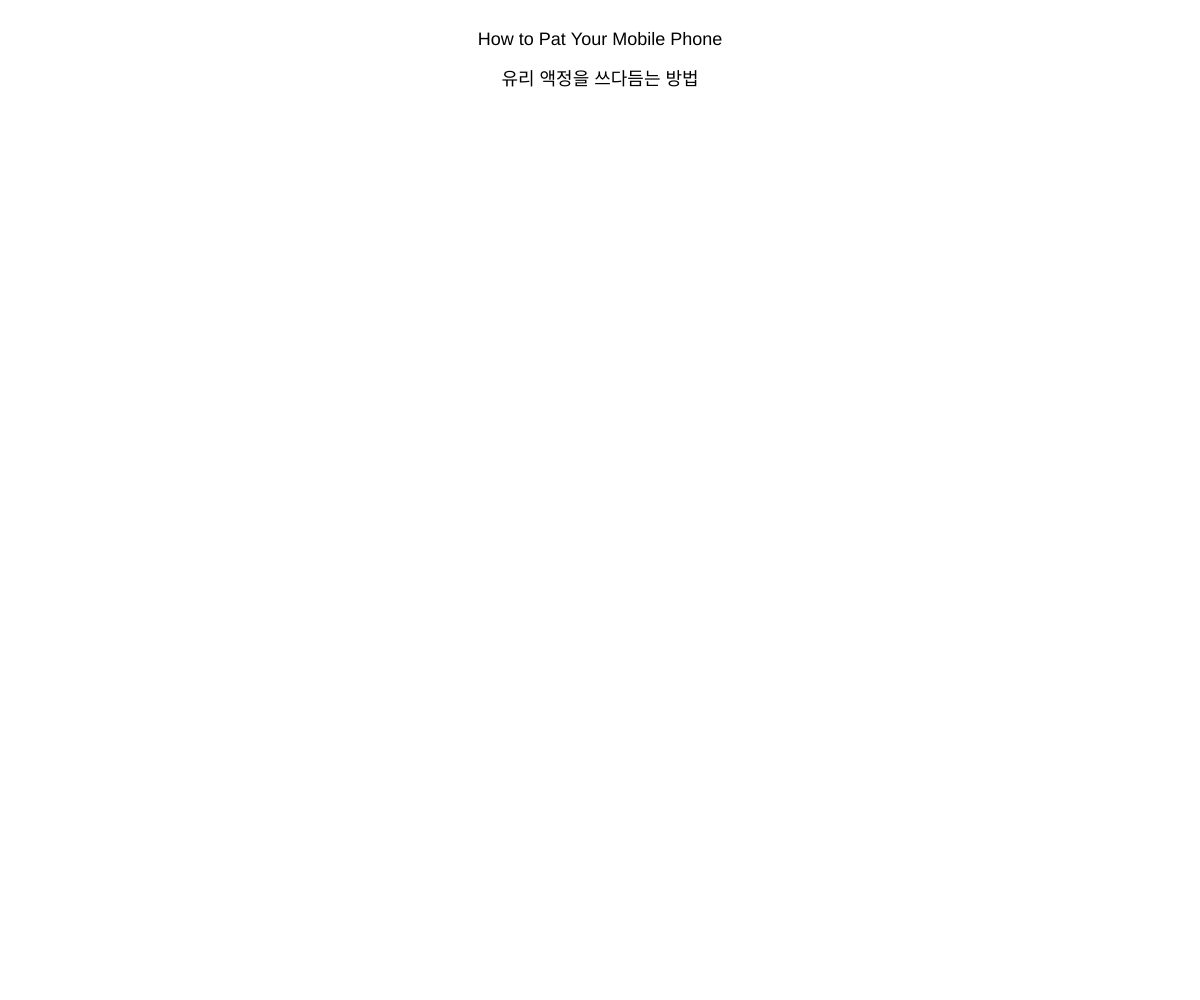
Frame 1 (no input)
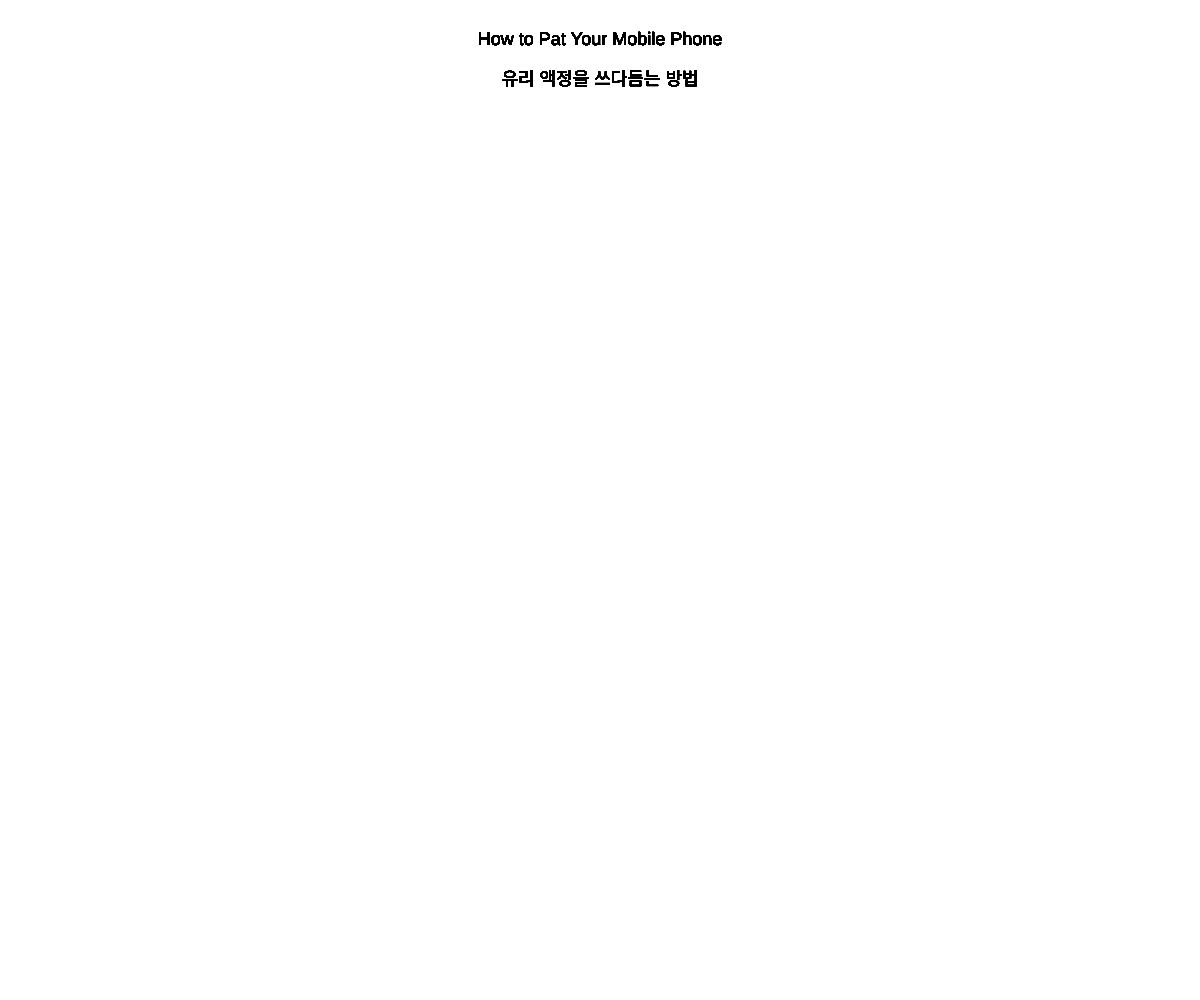
Frame 60 (no input)
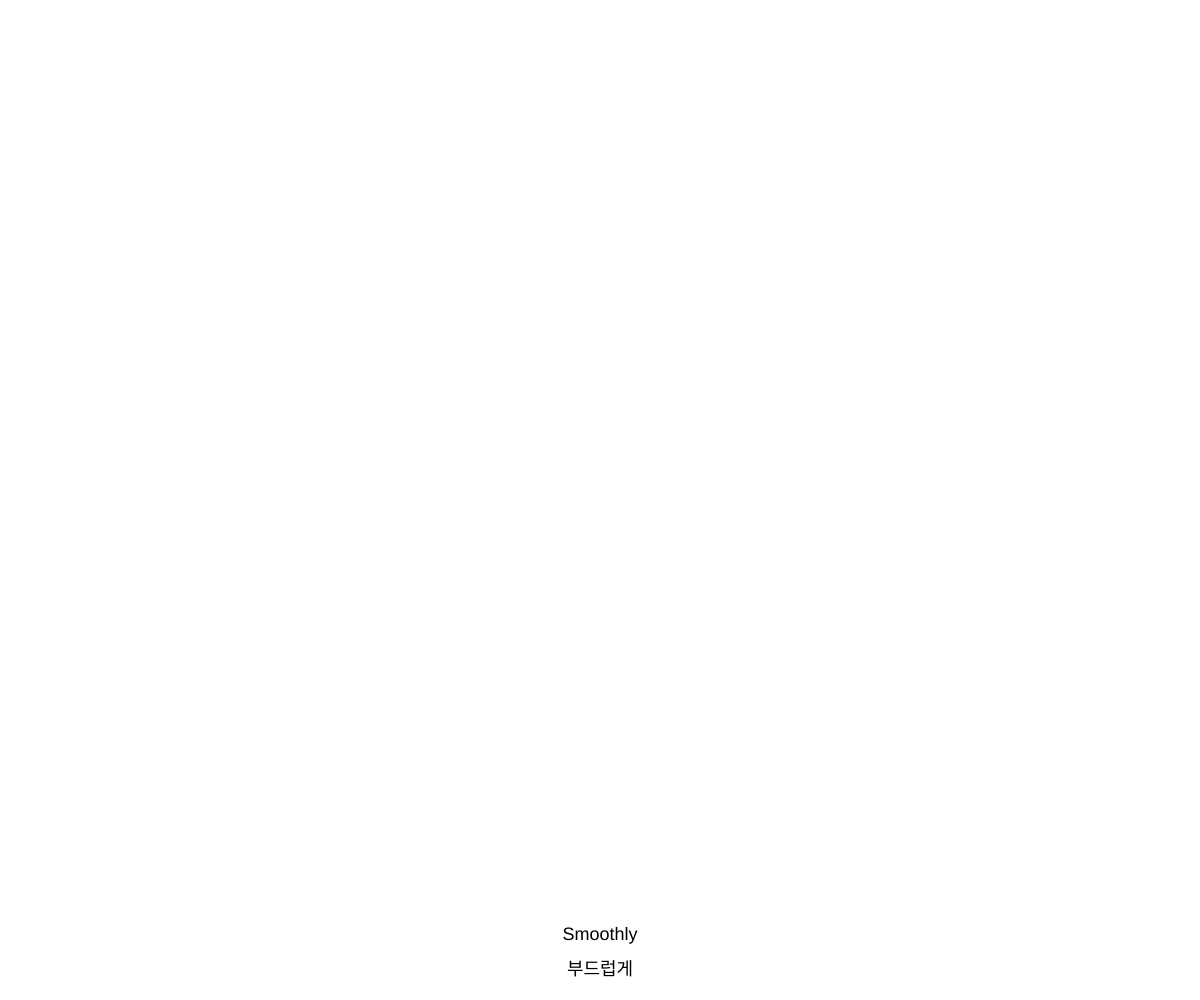
Frame 120 (the mouse pressed at the canvas centre since frame 60)

The p5.js sketch that drew these frames (run headless with seeded random() and noise() and a simulated clock; from frame 60 on, the mouse is pressed at the canvas centre):

// p5.js sketch
// ── sketch.js
let state = 0;
let progress = 0;
let speed;

function setup() {
    createCanvas(windowWidth, windowHeight);
    textSize(18);
    textAlign(CENTER, CENTER);
}

function draw() {
    console.log(progress);
    speed = dist(pmouseX, pmouseY, mouseX, mouseY);
    
    if (state == 0) {

        text('How to Pat Your Mobile Phone', width/2, 40);
        text('유리 액정을 쓰다듬는 방법', width/2, 80);

        if (mouseIsPressed) {
            progress++;
            if (progress > 2) {
                state = 1;
                console.log("state 0->1");
                progress = 0;
            }
        } else {
            progress -= 10;
            if (progress < 10) {
                progress = 0;
            }
        }
    } else if (state == 1) {
        stateOne();
        if (speed > 0 && speed < 300) {
            progress++;
            if (progress > 150) {
                state = 2;
                console.log("state 0->1");
                progress = 0;
            }
        } else {
            progress -= 10;
            if (progress < 10) {
                progress = 0;
            }
        }
    } else if (state == 2) {
        stateTwo();
        if (speed > 20 && speed < 100) {
            progress++;
            if (progress > 10) {
                state = 3;
                console.log("state 1->2");
            }
        } else {
            progress -= 10;
            if (progress < 10) {
                progress = 0;
            }
        }
    } else if (state == 3) {
        stateThree();
        if (speed > 0 && speed < 200) {
            progress++;
            if (progress > 80) {
                state = 2;
                console.log("state 2->3");
                progress = 0;
            }
        } else {
            progress -= 10;
            if (progress < 10) {
                progress = 0;
            }
        }
            
    } else if (state == 4) {
        stateFour();
        if (speed > 0 && speed < 200) {
            progress++;
            if (progress > 120) {
                state = 2;
                console.log("state 3->4");
                progress = 0;
            }
        } else {
            progress -= 10;
            if (progress < 10) {
                progress = 0;
            }
        }

    }
    else if(state == 5){
        stateFive();
        if (mouseIsPressed) {
            progress++;
            if (progress > 2) {
                state = 1;
                console.log("state 4->5");
                progress = 0;
            }
        } else {
            progress -= 10;
            if (progress < 10) {
                progress = 0;
            }
        }

    }
    else if(state == 6){
        stateFive();
        if (mouseIsPressed) {
            progress++;
            if (progress > 2) {
                state = 1;
                console.log("state 5->6");
                progress = 0;
            }
        } else {
            progress -= 10;
            if (progress < 10) {
                progress = 0;
            }
        }

    }
}


function stateOne() {
    clear();
    fill(progress);
    textAlign(CENTER, CENTER);
    text('Smoothly', width/2, windowHeight- 65);
    text('부드럽게', width/2, windowHeight- 30);

}

function stateTwo() {
    clear();
    fill(progress*10);
    textAlign(CENTER, CENTER);
    text('Faster', width/2, windowHeight- 65);
    text('빠르게', width/2, windowHeight- 30);

}

function stateThree() {
    clear();
    fill(progress);
    textAlign(CENTER, CENTER);
    text('using all of your thumbs', width/2, windowHeight- 65);
    text('엄지 손가락 면을 최대한 붙여서', width/2, windowHeight- 30);
}

function stateFour() {
    clear();
    fill(progress);
    textAlign(CENTER, CENTER);
    text('left to right', width/2, windowHeight- 65);
    text('왼쪽에서 오른쪽으로', width/2, windowHeight- 30);

}

function stateFive() {
    clear();
    fill(progress);
    textAlign(CENTER, CENTER);
    text('Did you enjoy getting to know your phone screen glass?', width/2, 40);
    text('휴대폰 액정을 알아가는 시간을 만끽하셨나요?', width/2, 80);

}

function stateSix() {
    clear();
    fill(progress);
    textAlign(CENTER, CENTER);
    text('The glass says it’s happy to get to know you.', width/2, 40);
    text('유리액정 또한 당신을 알 수 있어서 기쁘다고 합니다.', width/2, 80);

}
